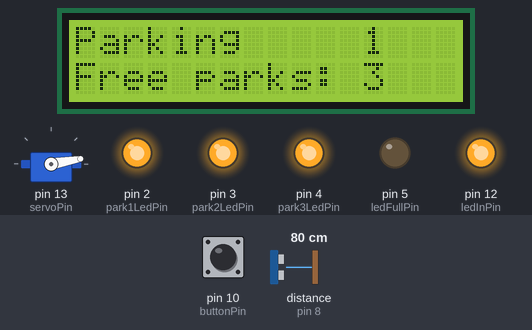
Bench run of a sketch on a simulated Arduino Uno, built with avr-gcc and run on an emulated ATmega328P. On the bench: servo, 16×2 character LCD, output pins drawn as LEDs (lit = HIGH). Wiring (inferred from the names in the program): ultrasonic range finder: trigger pin 7; echo pin 8. Inputs (shaded band) come from the test bench; at power-on: distance to the obstacle (sensor on pin 8) 80 cm, pin 10 (buttonPin) HIGH. The echo pulse lasts 58.3 µs per cm; pins used as bus, display or sensor lines are not drawn; what the sketch prints to the serial monitor is not drawn.

Above: at 1.2 s.
1.3 s: distance to the obstacle (sensor on pin 8) set to 12 cm
3.6 s: distance to the obstacle (sensor on pin 8) set to 9 cm
At 4.8 s:
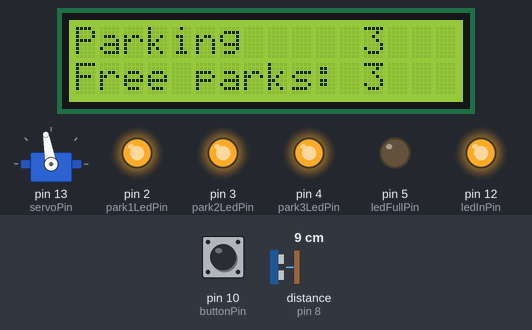
5.7 s: pin 10 (buttonPin) pulled LOW for 3.2 s
At 7.59 s:
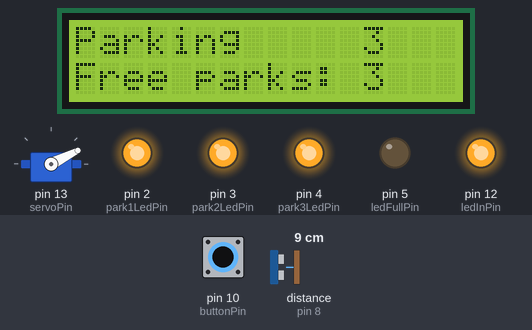
10.4 s: distance to the obstacle (sensor on pin 8) set to 18 cm
At 11.45 s:
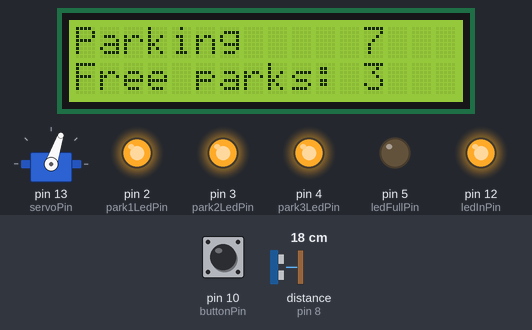
Timing chart, 0 to 13.4 s (numbered marks = the images above; inputs shaded):
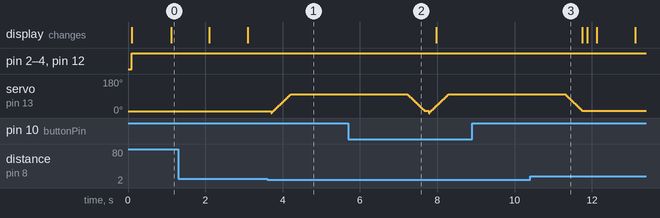

The sketch:

main.ino
```cpp
#include <LiquidCrystal_I2C.h>
#include <Wire.h>
#include <Servo.h>

LiquidCrystal_I2C lcd(0x27,  16, 2);
unsigned long time;
const int trigPin = 7;
const int echoPin = 8;

const int ledInPin = 12;
const int ledFullPin = 5;

const int buttonPin = 10;
const int servoPin = 13;

const int park1LedPin = 2;
const int park2LedPin = 3;
const int park3LedPin = 4;

int vec[3]={-1};

int freeParks = 3;
int angle = 10;
float duration, distance;
Servo servo;

void setup() {

  pinMode(trigPin, OUTPUT);
  pinMode(echoPin, INPUT);

  pinMode(ledInPin, OUTPUT);
  pinMode(ledFullPin, OUTPUT);

  pinMode(park1LedPin, OUTPUT);
  pinMode(park2LedPin, OUTPUT);
  pinMode(park3LedPin, OUTPUT);

  pinMode(buttonPin, INPUT_PULLUP);


  servo.attach(servoPin);
  servo.write(angle);

  lcd.init();
  lcd.backlight();
  lcd.clear();
  Serial.begin(9600);
}

void loop() {

  digitalWrite(trigPin, LOW);
  delayMicroseconds(2);
  digitalWrite(trigPin, HIGH);
  delayMicroseconds(10);
  digitalWrite(trigPin, LOW);

  duration = pulseIn(echoPin, HIGH);
  distance = (duration * .0343) / 2;

  Serial.println(distance);

  time = millis() / 1000;
  lcd.setCursor(0, 0);
  lcd.print("Parking");
  lcd.setCursor(12, 0);
  lcd.print(time);

  byte buttonState = digitalRead(buttonPin);

  if ((distance <= 10 && freeParks != 0) || (buttonState == LOW && freeParks != 3 )) {
    digitalWrite(ledInPin, HIGH);
    digitalWrite(ledFullPin, LOW);

    for (angle = 0; angle <= 100; angle++) {
      servo.write(angle);
      delay(5);
    }
    delay(3000);
    for (angle = 100; angle > 10; angle--) {
      servo.write(angle);
      delay(5);
    }
    if (buttonState == LOW) {
      if (freeParks < 3) {
        freeParks++;
        lcd.clear();
        //afisez timpul cat a stat : lcd print: time- vec[LOCUL_parcarii]
      }
    } else {
      if (freeParks > 0) {
        freeParks--;
        vec[freeParks]=time;
      }
    }
  } else {

    if (freeParks == 3) {
      lcd.setCursor(0, 1);
      lcd.print("Free parks: 3");
      digitalWrite(park1LedPin, HIGH);
      digitalWrite(park2LedPin, HIGH);
      digitalWrite(park3LedPin, HIGH);
      digitalWrite(ledInPin, HIGH);
    } else if (freeParks == 2) {
      lcd.setCursor(0, 1);
      lcd.print("Free parks: 2");
      digitalWrite(park1LedPin, LOW);
      digitalWrite(park2LedPin, HIGH);
      digitalWrite(park3LedPin, HIGH);
      digitalWrite(ledInPin, HIGH);
    } else if (freeParks == 1) {
      lcd.setCursor(0, 1);
      lcd.print("Free parks: 1");
      digitalWrite(park1LedPin, LOW);
      digitalWrite(park2LedPin, LOW);
      digitalWrite(park3LedPin, HIGH);
      digitalWrite(ledInPin, HIGH);
    } else {
      lcd.setCursor(0, 1);
      lcd.print("Parking is FULL");
      Serial.print("FULL");
      digitalWrite(park1LedPin, LOW);
      digitalWrite(park2LedPin, LOW);
      digitalWrite(park3LedPin, LOW);
      digitalWrite(ledFullPin, HIGH);
      digitalWrite(ledInPin, LOW);
    }
  }

  delay(100);
}
```

Measured:
- the behaviour switches between 11 and 10 cm on distance to the obstacle (sensor on pin 8) (found by bisection; images 0 and 1)
- after the input at 10.4 s, servo on pin 13 (servoPin): goes on until 11.7 s, then stays 11°
